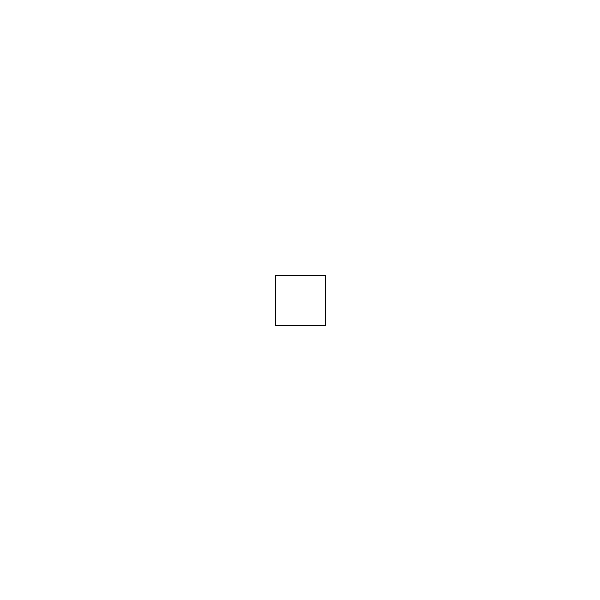
Frame 1 (no input)
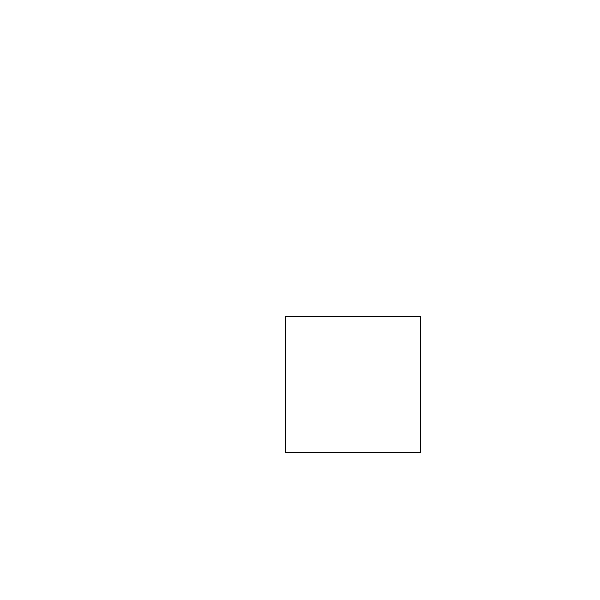
Frame 60 (the mouse pressed at the canvas centre just before this capture)
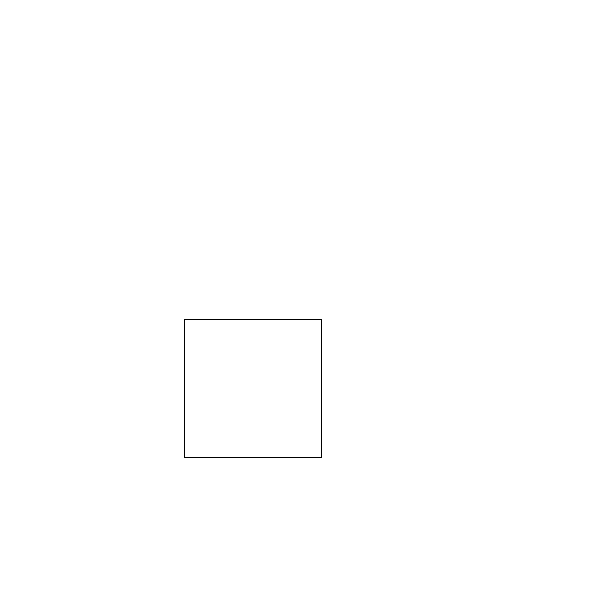
Frame 120 (the mouse held since frame 60 and released just before this capture)

The Processing sketch that drew these frames (run headless with seeded random() and noise(); from frame 60 on, the mouse is pressed at the canvas centre):

// Processing sketch: motion04
// ── motion04.pde
float x = 0.0;
float y = 0.0;
float spd = 1.0;

float theta = 0.0;
float amp = 100;
float freq = PI/180;

float w = 0;
float h = 0;

float boxX = 0;
float boxY = 0;

void setup() {
  size(600, 600);
  background(255);
}


void draw() {
  background(255);
  //strokeWeight(random(1, 8));
  translate(width/2 + boxX, height/2 + boxY);
  h = w = abs(sin(theta)*amp);
  boxX = cos(theta)*amp;
  boxY = sin(theta)*amp;
  rect(-w/2-25, -h/2-25, w+50, h+50);
  theta += freq;
}
